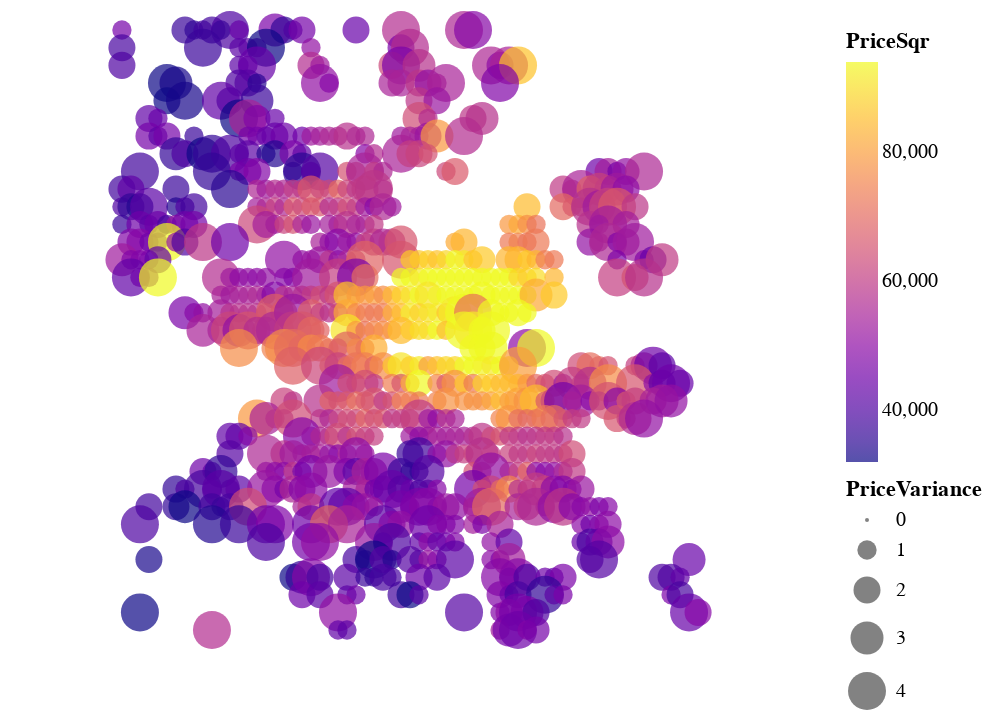

The cell this chart's notebook holds for it:
### Code cell
# Plot the prices on a map projection
prices = alt.Chart(map_df).mark_circle().encode(
    latitude="CenterLat",
    longitude="CenterLon",
    color=alt.Color("PriceSqr", scale=alt.Scale(scheme="plasma")),
    size="PriceVariance",
    tooltip=["CenterLat", "CenterLon", "PriceSqr", "PriceVariance"]
).project()
prices

### Figure 1 — Vega-Lite specification as saved in the notebook (floating-point values rounded to 4 significant figures; data arrays with more than 128 entries replaced by an {"elided": "..."} marker saying what was removed)
{"config": {"view": {"continuousWidth": 400, "continuousHeight": 300}}, "data": {"name": "data-431c1b9a04e75abf7dda71a6ffa867b4"}, "mark": "circle", "encoding": {"color": {"type": "quantitative", "field": "PriceSqr", "scale": {"scheme": "plasma"}}, "latitude": {"field": "CenterLat", "type": "quantitative"}, "longitude": {"field": "CenterLon", "type": "quantitative"}, "size": {"type": "quantitative", "field": "PriceVariance"}, "tooltip": [{"type": "quantitative", "field": "CenterLat"}, {"type": "quantitative", "field": "CenterLon"}, {"type": "quantitative", "field": "PriceSqr"}, {"type": "quantitative", "field": "PriceVariance"}]}, "projection": {"type": "mercator"}, "$schema": "https://vega.github.io/schema/vega-lite/v4.8.1.json", "datasets": {"data-431c1b9a04e75abf7dda71a6ffa867b4": {"elided": "847 records"}}}
